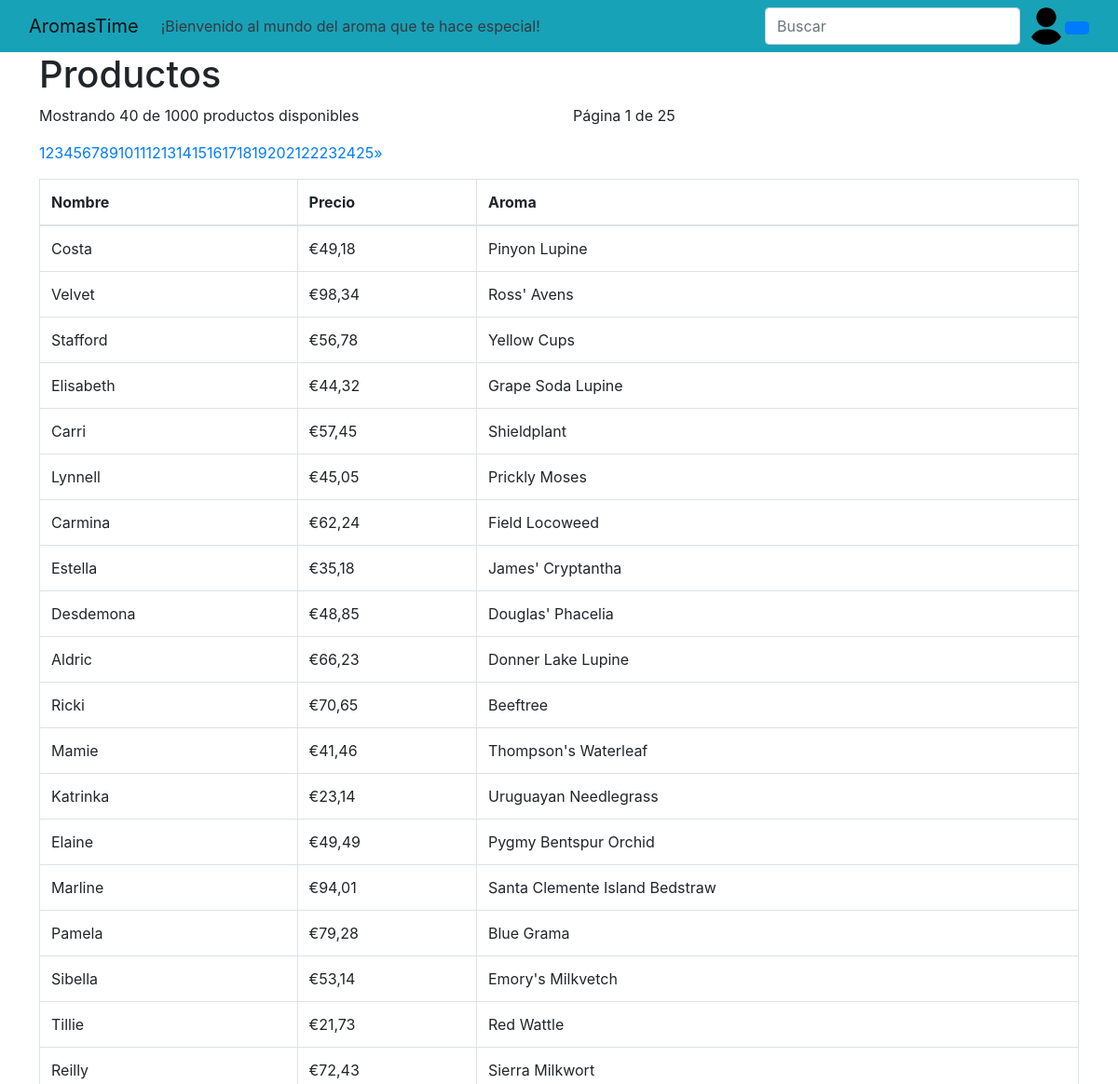
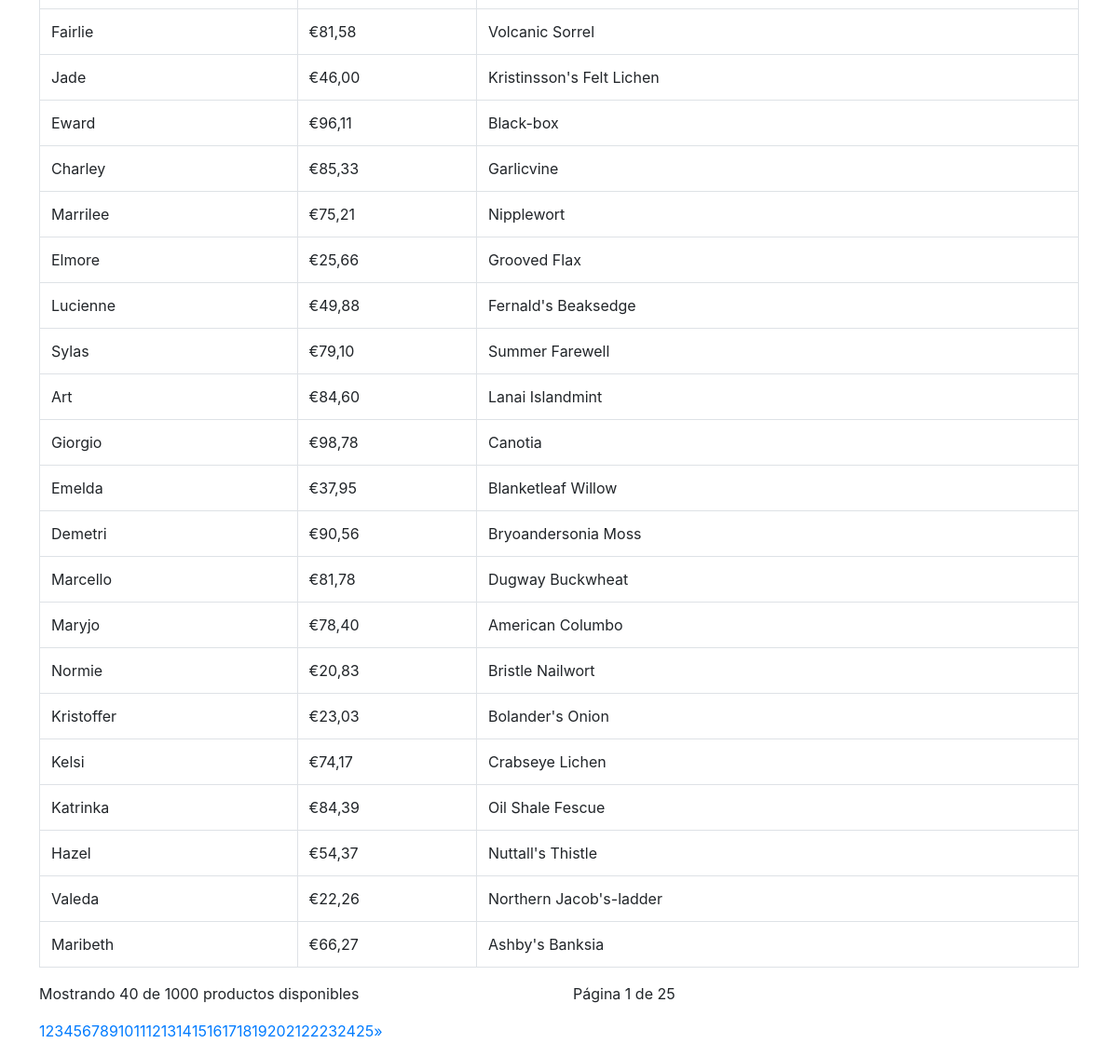
Page /Home.php on the committed database (2 pictures, top to bottom).
### tables this page shows
CREATE TABLE `productos` (
  `nombre` varchar(50) DEFAULT NULL,
  `precio` varchar(50) DEFAULT NULL,
  `aroma` varchar(50) DEFAULT NULL
);

### Home.php (the view, shortened to what this page needs)
<!DOCTYPE html>
<html lang="en">
  <head>
    <link href="https://cdn.jsdelivr.net/npm/bootstrap@5.2.2/dist/css/bootstrap.min.css" rel="stylesheet">
    <link rel="stylesheet" href="css/bootstrap.min.css">
  </head>
   <nav class="navbar navbar-expand-lg navbar-light bg-info">
  <div class="container-fluid">
    <a class="navbar-brand" href="#">AromasTime</a>
    <a href="registrar.html" class="text-decoration-none text-black  fs-6 ">
      <ul class="navbar-nav me-auto mb-2 mb-lg-0">
        <li class="nav-item">
          <a class="nav-link disabled text-dark">¡Bienvenido al mundo del aroma que te hace especial!</a>
        </li>
      </ul>
      <form class="d-flex" role="search">
        <input class="form-control me-2" type="search" placeholder="Buscar" aria-label="Buscar">
        <img src="./img/usu.png" class="rounded-circle " height="40"" alt="Eniun">
      </form>
      <div class="dropdown">
          <button class="btn btn-primary" type="button" id="dropdownMenuButton">
          </button>
      </div>
  </div>
</nav>
    <body>
    <div class="container">
    <div class="row">
                  <?php
                  $contraseña = "usuario";
                  $usuario = "root";
                  $nombre_base_de_datos = "logging";
                  try {
                      $base_de_datos = new PDO('mysql:host=localhost;port=3307;dbname=' . $nombre_base_de_datos, $usuario, $contraseña);
                      $base_de_datos->query("set names utf8;");
                      $base_de_datos->setAttribute(PDO::ATTR_EMULATE_PREPARES, FALSE);
                      $base_de_datos->setAttribute(PDO::ATTR_ERRMODE, PDO::ERRMODE_EXCEPTION);
                      $base_de_datos->setAttribute(PDO::ATTR_DEFAULT_FETCH_MODE, PDO::FETCH_OBJ);
                  } catch (Exception $e) {
                      echo "Ocurrió algo con la base de datos: " . $e->getMessage();
                  }
                  ?>
                  <?php
                  $productosPorPagina = 40;
                  $pagina = 1;
                  $limit = $productosPorPagina;
                  $offset = ($pagina - 1) * $productosPorPagina;
                  $sentencia = $base_de_datos->query("SELECT count(*) AS conteo FROM productos");
                  $conteo = $sentencia->fetchObject()->conteo;
                  $paginas = ceil($conteo / $productosPorPagina);
                  $sentencia = $base_de_datos->prepare("SELECT * FROM productos LIMIT ? OFFSET ?");
                  $sentencia->execute([$limit, $offset]);
                  $productos = $sentencia->fetchAll(PDO::FETCH_OBJ);
                  ?>
    <div class="col-xs-12">
        <h1>Productos</h1>
        <nav>
            <div class="row">
                <div class="col-xs-12 col-sm-6">
                    <p>Mostrando <?php echo $productosPorPagina ?> de <?php echo $conteo ?> productos disponibles</p>
                </div>
                <div class="col-xs-12 col-sm-6">
                    <p>Página <?php echo $pagina ?> de <?php echo $paginas ?> </p>
                </div>
            </div>
            <ul class="pagination pagination-sm">
                <?php for ($x = 1; $x <= $paginas; $x++) { ?>
                    <li class="<?php if ($x == $pagina) echo "active" ?>">
                        <a href="./Home.php?pagina=<?php echo $x ?>">
                            <?php echo $x ?></a>
                    </li>
                <?php } ?>
                <?php if ($pagina < $paginas) { ?>
                    <li>
                        <a href="./Home.php?pagina=<?php echo $pagina + 1 ?>
                            <span aria-hidden="true">&raquo;</span>
                        </a>
                    </li>
                <?php } ?>
            </ul>
        </nav>
        <table class="table table-bordered">
            <thead>
            <tr>
                <th>Nombre</th>
                <th>Precio</th>
                <th>Aroma</th>
            </tr>
            </thead>
            <tbody>
            <?php foreach ($productos as $producto) { ?>
                <tr>
                    <td><?php echo $producto->nombre ?></td>
                    <td><?php echo $producto->precio ?></td>
                    <td><?php echo $producto->aroma ?></td>
                </tr>
            <?php } ?>
            </tbody>
        </table>
      <nav>
            <div class="row">
                <div class="col-xs-12 col-sm-6">
                    <p>Mostrando <?php echo $productosPorPagina ?> de <?php echo $conteo ?> productos disponibles</p>
                </div>
                <div class="col-xs-12 col-sm-6">
                    <p>Página <?php echo $pagina ?> de <?php echo $paginas ?> </p>
                </div>
            </div>
            <ul class="pagination ">
                <?php for ($x = 1; $x <= $paginas; $x++) { ?>
                    <li class="<?php if ($x == $pagina) echo "active" ?>">
                        <a href="./Home.php?pagina=<?php echo $x ?>">
                            <?php echo $x ?></a>
                    </li>
                <?php } ?>
                <?php if ($pagina < $paginas) { ?>
                  <li class="page-item">
                        <a href="./Home.php?pagina=<?php echo $pagina + 1 ?>
                            <span aria-hidden="true">&raquo;</span>
                        </a>
                    </li>
                <?php } ?>
            </ul>
        </nav>
    </div>
    </div>
</div>
</body>
</html>

### rows in the picture
productos: nombre "Costa", precio "€49,18", aroma "Pinyon Lupine"
productos: nombre "Velvet", precio "€98,34", aroma "Ross' Avens"
productos: nombre "Stafford", precio "€56,78", aroma "Yellow Cups"
productos: nombre "Elisabeth", precio "€44,32", aroma "Grape Soda Lupine"
productos: nombre "Carri", precio "€57,45", aroma "Shieldplant"
productos: nombre "Lynnell", precio "€45,05", aroma "Prickly Moses"
productos: nombre "Carmina", precio "€62,24", aroma "Field Locoweed"
productos: nombre "Estella", precio "€35,18", aroma "James' Cryptantha"
productos: nombre "Desdemona", precio "€48,85", aroma "Douglas' Phacelia"
productos: nombre "Aldric", precio "€66,23", aroma "Donner Lake Lupine"
productos: nombre "Ricki", precio "€70,65", aroma "Beeftree"
productos: nombre "Mamie", precio "€41,46", aroma "Thompson's Waterleaf"
productos: nombre "Katrinka", precio "€23,14", aroma "Uruguayan Needlegrass"
productos: nombre "Elaine", precio "€49,49", aroma "Pygmy Bentspur Orchid"
productos: nombre "Marline", precio "€94,01", aroma "Santa Clemente Island Bedstraw"
productos: nombre "Pamela", precio "€79,28", aroma "Blue Grama"
productos: nombre "Sibella", precio "€53,14", aroma "Emory's Milkvetch"
productos: nombre "Tillie", precio "€21,73", aroma "Red Wattle"
productos: nombre "Reilly", precio "€72,43", aroma "Sierra Milkwort"
productos: nombre "Fairlie", precio "€81,58", aroma "Volcanic Sorrel"
productos: nombre "Jade", precio "€46,00", aroma "Kristinsson's Felt Lichen"
productos: nombre "Eward", precio "€96,11", aroma "Black-box"
productos: nombre "Charley", precio "€85,33", aroma "Garlicvine"
productos: nombre "Marrilee", precio "€75,21", aroma "Nipplewort"
productos: nombre "Elmore", precio "€25,66", aroma "Grooved Flax"
productos: nombre "Lucienne", precio "€49,88", aroma "Fernald's Beaksedge"
productos: nombre "Sylas", precio "€79,10", aroma "Summer Farewell"
productos: nombre "Art", precio "€84,60", aroma "Lanai Islandmint"
productos: nombre "Giorgio", precio "€98,78", aroma "Canotia"
productos: nombre "Emelda", precio "€37,95", aroma "Blanketleaf Willow"
productos: nombre "Demetri", precio "€90,56", aroma "Bryoandersonia Moss"
productos: nombre "Marcello", precio "€81,78", aroma "Dugway Buckwheat"
productos: nombre "Maryjo", precio "€78,40", aroma "American Columbo"
productos: nombre "Normie", precio "€20,83", aroma "Bristle Nailwort"
productos: nombre "Kristoffer", precio "€23,03", aroma "Bolander's Onion"
productos: nombre "Kelsi", precio "€74,17", aroma "Crabseye Lichen"
productos: nombre "Katrinka", precio "€84,39", aroma "Oil Shale Fescue"
productos: nombre "Hazel", precio "€54,37", aroma "Nuttall's Thistle"
productos: nombre "Valeda", precio "€22,26", aroma "Northern Jacob's-ladder"
productos: nombre "Maribeth", precio "€66,27", aroma "Ashby's Banksia"

### other values in the picture
$productosPorPagina "40"
$conteo "1000"
$pagina "1"
$paginas "25"
